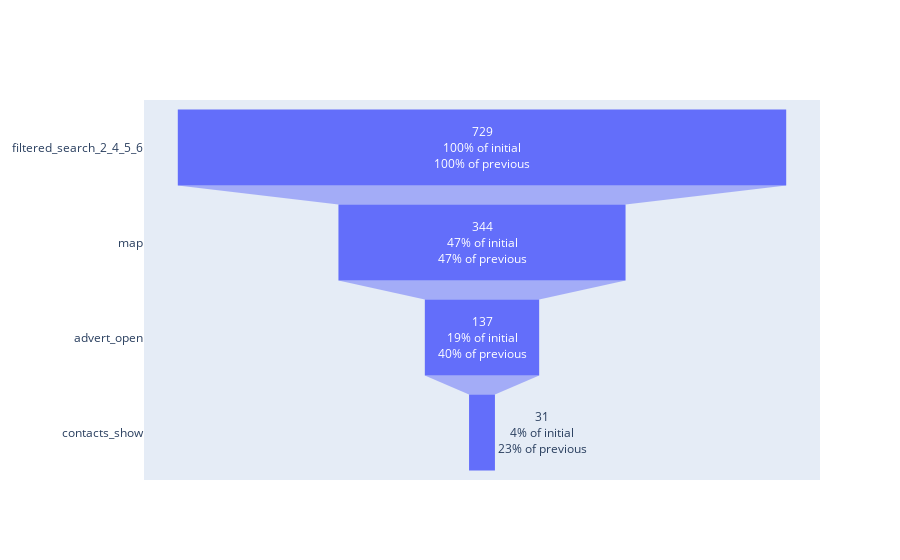

Notebook code cell kept with this figure:
### Markdown cell above
Построим продуктовую воронку, содержащую события  ['filtered_search_2_4_5_6', 'map', 'advert_open', 'contacts_show'], и проанализируем, сколько пользователей доходят до каждого ее этапа. 

Конверсию для каждого этапа будем рассчитывать от числа пользователей на предыдущем шаге.

### Code cell
# Воронка для сценария 'filtered_search_2_4_5_6'  -> 'map'  -> 'advert_open'  -> 'contacts_show'
 
# Отбираем пользователей, которые совершили события search_2,4,5,6.

funnel_events = ['filtered_search_2_4_5_6', 'map', 'advert_open', 'contacts_show']

filtered_search_users_id = data.loc[data['new_event_cats'] == funnel_events[0]]['user_id'].unique()
filtered_search_users_num = len(filtered_search_users_id)

# Из тех, кто совершал события search_2,4,5,6, отбираем пользователей, которые просматривали карту объявлений (map).

map_users_id = data.query('user_id in @filtered_search_users_id & event_name == @funnel_events[1]')['user_id'].unique()
map_users_num = len(map_users_id)

# Из тех, кто совершал события search_2,4,5,6 и просматривал карту,
# отбираем пользователей, которые открывали объявления.

advert_open_users_id = data.query('user_id in @map_users_id & event_name == @funnel_events[2]')['user_id'].unique()
advert_open_users_num = len(advert_open_users_id)

# Из тех, кто совершал события search_2,4,5,6, просматривал карту, открывал объявления
# отбираем пользователей, которые просматривали контакты.

contacts_show_users_id = data.query('user_id in @advert_open_users_id & event_name == @funnel_events[3]')['user_id'].unique()
contacts_show_users_num = len(contacts_show_users_id)


# Задаем переменные с количеством событий.
funnel_count = [filtered_search_users_num, map_users_num, advert_open_users_num, contacts_show_users_num]
                
# Строим диаграмму воронки.
 
fig = go.Figure(go.Funnel(
    y = funnel_events,
    x = funnel_count,
    textinfo = "value+percent initial + percent previous"))
    #marker = {"color": ['#46039f', '#46039f', '#46039f', '#46039f', '#46039f']}))

#fig.update_layout(title="Пользовательская воронка со стартовым событием filtered_search_2_4_5_6", template="simple_white")

fig.show();

# Ниже превратим этот частный случай в функцию для воронок с любым числом событий.
# На данном этапе было важно детально разобраться в шагах построения воронки.

### Figure 1 — Plotly figure (JSON) as saved in the notebook; plotly's stock layout.template omitted (floating-point values rounded to 4 significant figures)
{"data": [{"textinfo": "value+percent initial+percent previous", "type": "funnel", "x": [729, 344, 137, 31], "y": ["filtered_search_2_4_5_6", "map", "advert_open", "contacts_show"]}], "layout": {}}
